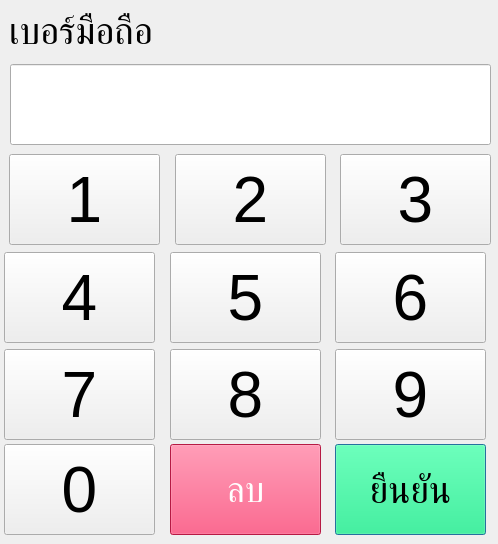
<?xml version="1.0" encoding="UTF-8"?>
<ui version="4.0">
 <class>Dialog</class>
 <widget class="QDialog" name="Dialog">
  <property name="geometry">
   <rect>
    <x>0</x>
    <y>0</y>
    <width>498</width>
    <height>544</height>
   </rect>
  </property>
  <property name="windowTitle">
   <string>Dialog</string>
  </property>
  <property name="windowOpacity">
   <double>1.000000000000000</double>
  </property>
  <widget class="QLineEdit" name="txt_mobile">
   <property name="geometry">
    <rect>
     <x>10</x>
     <y>64</y>
     <width>481</width>
     <height>81</height>
    </rect>
   </property>
   <property name="font">
    <font>
     <pointsize>36</pointsize>
     <weight>75</weight>
     <bold>true</bold>
    </font>
   </property>
   <property name="styleSheet">
    <string notr="true">color: rgb(0, 0, 127);</string>
   </property>
   <property name="inputMask">
    <string>99 9999 9999</string>
   </property>
   <property name="frame">
    <bool>true</bool>
   </property>
  </widget>
  <widget class="QPushButton" name="btn_1">
   <property name="geometry">
    <rect>
     <x>9</x>
     <y>154</y>
     <width>151</width>
     <height>91</height>
    </rect>
   </property>
   <property name="font">
    <font>
     <pointsize>48</pointsize>
    </font>
   </property>
   <property name="text">
    <string>1</string>
   </property>
  </widget>
  <widget class="QPushButton" name="btn_2">
   <property name="geometry">
    <rect>
     <x>175</x>
     <y>154</y>
     <width>151</width>
     <height>91</height>
    </rect>
   </property>
   <property name="font">
    <font>
     <pointsize>48</pointsize>
    </font>
   </property>
   <property name="text">
    <string>2</string>
   </property>
  </widget>
  <widget class="QPushButton" name="btn_3">
   <property name="geometry">
    <rect>
     <x>340</x>
     <y>154</y>
     <width>151</width>
     <height>91</height>
    </rect>
   </property>
   <property name="font">
    <font>
     <pointsize>48</pointsize>
    </font>
   </property>
   <property name="text">
    <string>3</string>
   </property>
  </widget>
  <widget class="QPushButton" name="btn_4">
   <property name="geometry">
    <rect>
     <x>4</x>
     <y>252</y>
     <width>151</width>
     <height>91</height>
    </rect>
   </property>
   <property name="font">
    <font>
     <pointsize>48</pointsize>
    </font>
   </property>
   <property name="text">
    <string>4</string>
   </property>
  </widget>
  <widget class="QPushButton" name="btn_6">
   <property name="geometry">
    <rect>
     <x>335</x>
     <y>252</y>
     <width>151</width>
     <height>91</height>
    </rect>
   </property>
   <property name="font">
    <font>
     <pointsize>48</pointsize>
    </font>
   </property>
   <property name="text">
    <string>6</string>
   </property>
  </widget>
  <widget class="QPushButton" name="btn_5">
   <property name="geometry">
    <rect>
     <x>170</x>
     <y>252</y>
     <width>151</width>
     <height>91</height>
    </rect>
   </property>
   <property name="font">
    <font>
     <pointsize>48</pointsize>
    </font>
   </property>
   <property name="text">
    <string>5</string>
   </property>
  </widget>
  <widget class="QPushButton" name="btn_7">
   <property name="geometry">
    <rect>
     <x>4</x>
     <y>349</y>
     <width>151</width>
     <height>91</height>
    </rect>
   </property>
   <property name="font">
    <font>
     <pointsize>48</pointsize>
    </font>
   </property>
   <property name="text">
    <string>7</string>
   </property>
  </widget>
  <widget class="QPushButton" name="btn_9">
   <property name="geometry">
    <rect>
     <x>335</x>
     <y>349</y>
     <width>151</width>
     <height>91</height>
    </rect>
   </property>
   <property name="font">
    <font>
     <pointsize>48</pointsize>
    </font>
   </property>
   <property name="text">
    <string>9</string>
   </property>
  </widget>
  <widget class="QPushButton" name="btn_8">
   <property name="geometry">
    <rect>
     <x>170</x>
     <y>349</y>
     <width>151</width>
     <height>91</height>
    </rect>
   </property>
   <property name="font">
    <font>
     <pointsize>48</pointsize>
    </font>
   </property>
   <property name="text">
    <string>8</string>
   </property>
  </widget>
  <widget class="QPushButton" name="btn_0">
   <property name="geometry">
    <rect>
     <x>4</x>
     <y>444</y>
     <width>151</width>
     <height>91</height>
    </rect>
   </property>
   <property name="font">
    <font>
     <pointsize>48</pointsize>
    </font>
   </property>
   <property name="text">
    <string>0</string>
   </property>
  </widget>
  <widget class="QPushButton" name="btn_ok">
   <property name="geometry">
    <rect>
     <x>335</x>
     <y>444</y>
     <width>151</width>
     <height>91</height>
    </rect>
   </property>
   <property name="font">
    <font>
     <pointsize>28</pointsize>
    </font>
   </property>
   <property name="styleSheet">
    <string notr="true">background-color: rgb(0, 255, 127);</string>
   </property>
   <property name="text">
    <string>ยืนยัน</string>
   </property>
   <property name="default">
    <bool>true</bool>
   </property>
   <property name="flat">
    <bool>false</bool>
   </property>
  </widget>
  <widget class="QPushButton" name="btn_del">
   <property name="geometry">
    <rect>
     <x>170</x>
     <y>444</y>
     <width>151</width>
     <height>91</height>
    </rect>
   </property>
   <property name="font">
    <font>
     <pointsize>26</pointsize>
    </font>
   </property>
   <property name="styleSheet">
    <string notr="true">background-color: rgb(255, 37, 95);
color: rgb(255, 255, 255);</string>
   </property>
   <property name="text">
    <string>ลบ</string>
   </property>
   <property name="autoDefault">
    <bool>false</bool>
   </property>
  </widget>
  <widget class="QLabel" name="label">
   <property name="geometry">
    <rect>
     <x>9</x>
     <y>0</y>
     <width>351</width>
     <height>61</height>
    </rect>
   </property>
   <property name="font">
    <font>
     <pointsize>28</pointsize>
    </font>
   </property>
   <property name="text">
    <string>เบอร์มือถือ</string>
   </property>
  </widget>
 </widget>
 <resources/>
 <connections/>
</ui>
